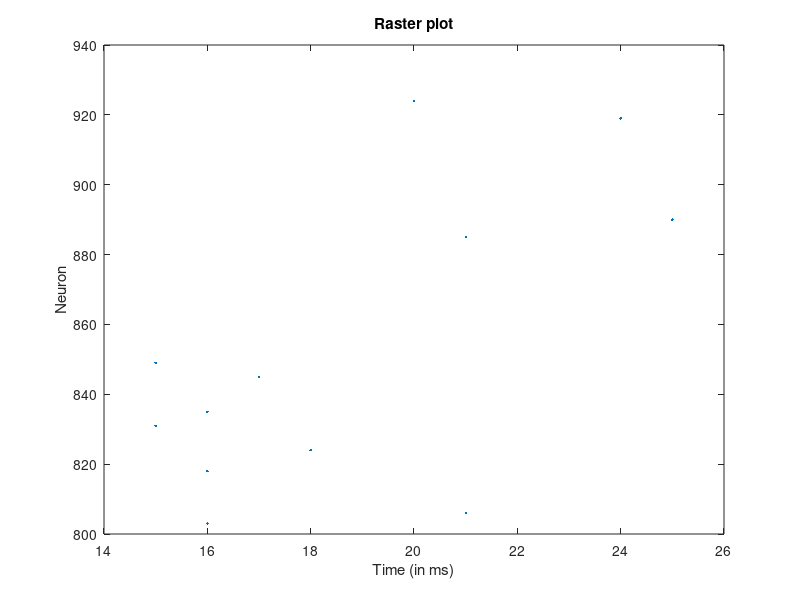
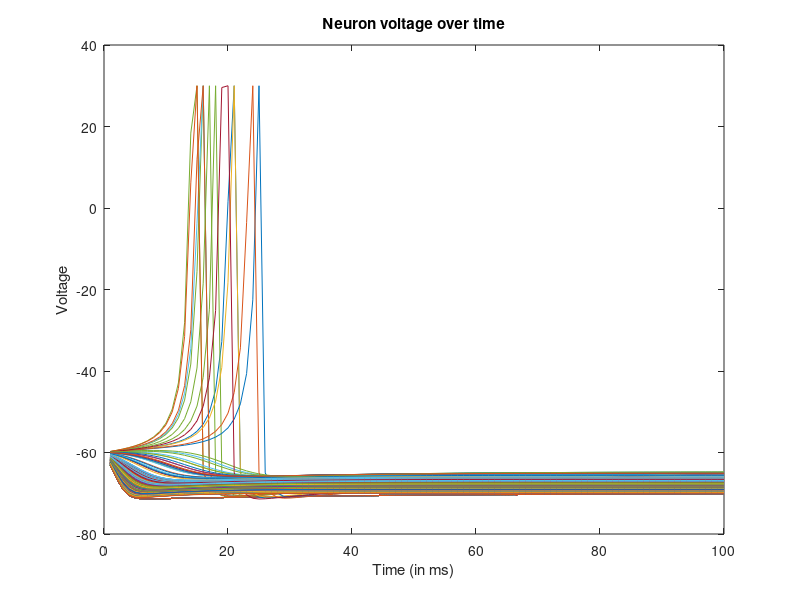

Reproduce these figures in MATLAB, in order.
% Created by Eugene M. Izhikevich, February 25, 2003
% Excitatory neurons    Inhibitory neurons

close all

INITIAL_VOLTAGE=5;

Ne=800;                 Ni=200;
re=rand(Ne,1);          ri=rand(Ni,1);
a=[0.02*ones(Ne,1);     0.02+0.08*ri];
b=[0.2*ones(Ne,1);      0.25-0.05*ri];
c=[-65+15*re.^2;        -65*ones(Ni,1)];
d=[8-6*re.^2;           2*ones(Ni,1)];
S=[0.5*rand(Ne+Ni,Ne),  -rand(Ne+Ni,Ni)];

total_firings=[];
firings=[];             % spike timings
v_matrix=[];
v=[];
u=[];
I=[];
for NNeurons=1:(Ne+Ni)
I=[I;INITIAL_VOLTAGE];
v=[v;-65];    % Initial values of v
u=[u;b(NNeurons).*v(NNeurons)]; 
end

for t=1:100           % simulation of 1000 ms
  % thalamic input 
   
   for j=1:numel(v)
       
         x=v(j)+0.04*v(j).^2+5*v(j)+140-u(j)+I(j); 
         if ((x<30) && ((v(j))~=30))
             
                 %The model uses a timestep of 1 ms in case of smaller
                 %steps like 0.5, the model shows some unrealistic
                 %behavior with spikes exceeding 30mV.
                 v(j)=v(j)+1*(0.04*v(j).^2+5*v(j)+140-u(j)+I(j)); 
%                   v(j)=v(j)+0.5*(0.04*v(j).^2+5*v(j)+140-u(j)+I(j)); 
%                   v(j)=v(j)+0.5*(0.04*v(j).^2+5*v(j)+140-u(j)+I(j)); 
                  
               
                 u(j)=u(j)+a(j).*(b(j).*v(j)-u(j));  
                               
           %If the voltage is 30 update it to the post-firing condition
              elseif v(j)==30
              
                  v(j)=c(j);
                  u(j)=u(j)+d(j);
            %If the new voltage will get over 30 then make it 30 
              elseif x>30
                  
                  v(j)=30;
          end
   end
              
  fired=find(v==30);    % indices of spikes
  firings=[firings; t+0*fired,fired];
  v_matrix=[v_matrix v]; 
  
  
 I=zeros(Ne+Ni,1);

end


figure
plot(firings(:,1),firings(:,2),'.');
xlabel('Time (in ms)');
ylabel('Neuron');
title('Raster plot');


figure
plot(1:t,v_matrix);
xlabel('Time (in ms)');
ylabel('Voltage');
title('Neuron voltage over time');
%Display the number of firings.
disp(['There was a total of ' num2str(numel(firings)) ' firings']);
